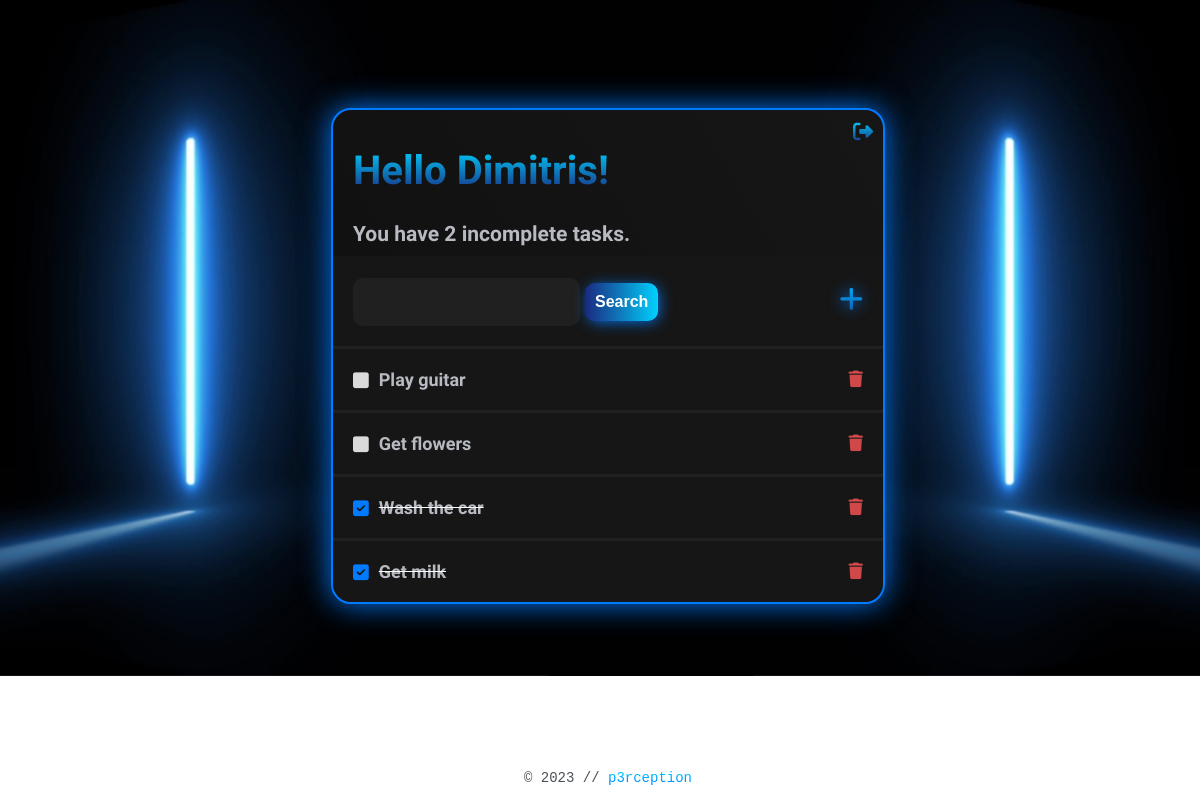
Page / (signed in) on the earlier database version.
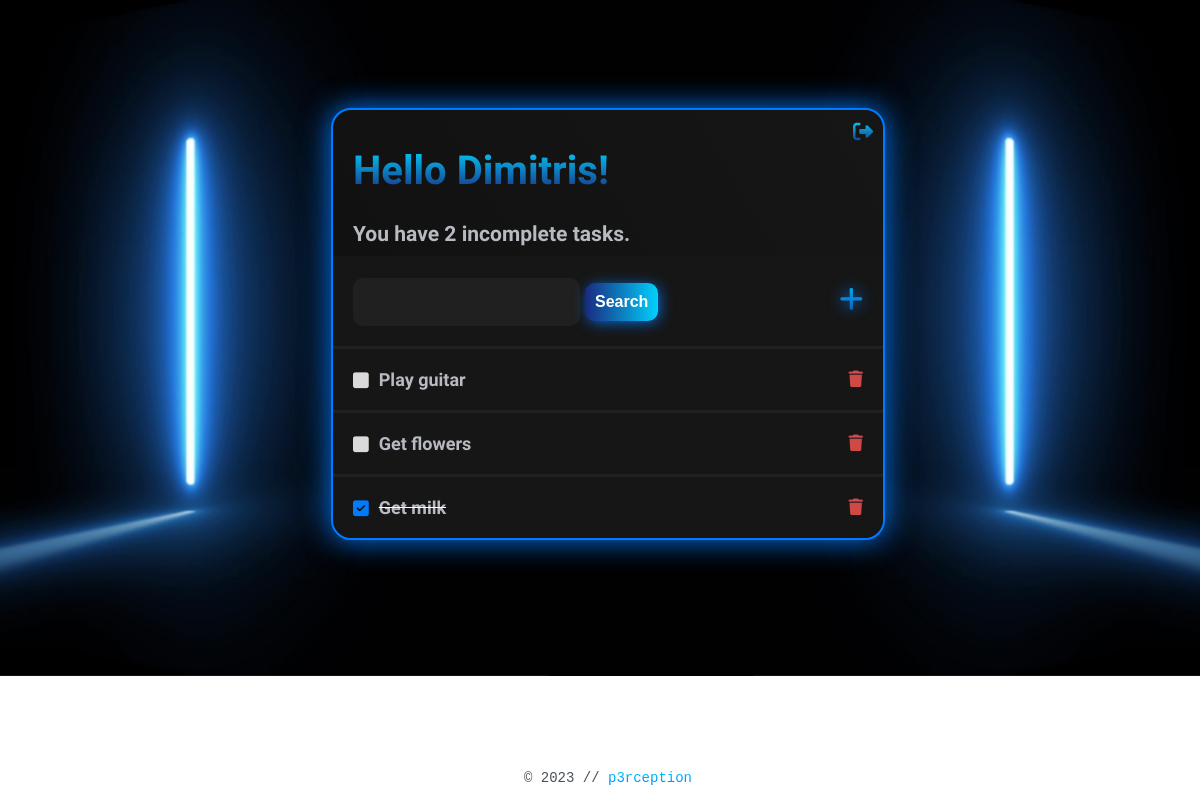
Same page on the later database version.
### base/models.py (models this page shows)
class Task(models.Model):
   user = models.ForeignKey(User, on_delete=models.CASCADE, null=True, blank=True)
   title = models.CharField(max_length=150)
   description = models.TextField(null=True, blank=True)
   complete = models.BooleanField(default=False)
   created = models.DateTimeField(auto_now_add=True)
   def __str__(self):
      return self.title
   class Meta:
      ordering = ['complete']

### base/views.py (the view)
# urls.py: path('', TaskList.as_view(), name='tasks'),
class TaskList(LoginRequiredMixin, ListView):
   model = Task
   context_object_name = 'tasks'
   def get_context_data(self, **kwargs):
      context = super().get_context_data(**kwargs)
      context['tasks'] = context['tasks'].filter(user=self.request.user)
      context['count'] = context['tasks'].filter(complete=False).count()
      search_input = self.request.GET.get('search-area') or ''
      if search_input:
         context['tasks'] = context['tasks'].filter(title__icontains=search_input)
      context['search_input'] = search_input
      return context

### base/templates/base/task_list.html (shortened to what this page needs)
{% extends 'base/main.html' %}
{% block content %}
<div class="header-bar">
  <div>
    <h1>Hello {{request.user|title}}!</h1>
    <h3 style="margin:0">You have {{count}} incomplete task{{count|pluralize:"s"}}.</h3>
  </div>
  {% if request.user.is_authenticated %}
    <form id="logout-form" action="{% url 'logout' %}" method="post" style="display: inline;">
      <a href="#" onclick="document.getElementById('logout-form').submit()">
        <i class="fa-solid fa-right-from-bracket" style="color: white;"></i>
      </a>
    </form>
  {% else %}
    <a href="{% url 'login' %}">Login</a>
  {% endif %}
</div>
<div id="search-add-wrapper">
  <form method="GET" style="margin-top: 2px;display: flex;">
    <input type="text" name="search-area" value="{{search_input}}">
    <input id="searchBtn" class="button" type="submit" value="Search">
  </form>
  <a id="add-link" href="{% url 'task-create' %}">
    <i class="fa-solid fa-plus fa-xs"></i>
  </a>
</div>
<div class="task-items-wrapper">
  {% for task in tasks %}
    <div class="task-wrapper">
      {% if task.complete %}
        <div class="task-title">
          <i class="fa-solid fa-square-check" style="color: #007bff;"></i>
          <s style='text-decoration-color: white;'><a href="{% url 'task-update' task.id %}">{{task}}</a></s>
        </div>
        <a class="delete-link" href="{% url 'task-delete' task.id %}">
          <i class="fa-solid fa-trash fa-xs"></i>
        </a>
        {% else %}
        <div class="task-title">
          <i class="fa-solid fa-square" style="color: #dadada;"></i>
          <a href="{% url 'task-update' task.id %}">{{task}}</a>
        </div>
        <a class="delete-link" href="{% url 'task-delete' task.id %}">
          <i class="fa-solid fa-trash fa-xs"></i>
        </a>
      {% endif %}
    </div>
  {% empty %}
    <h3 style="padding:20px;">No tasks to be done!</h3>
  {% endfor %}
</div>
{% endblock content %}

### base/templates/base/main.html (shortened to what this page needs)
{% load static %}
<!DOCTYPE html>
<html lang="en">
<head>
   <link rel="stylesheet" href="https://cdnjs.cloudflare.com/ajax/libs/font-awesome/6.5.1/css/all.min.css" />
   <link rel="stylesheet" href="{% static 'main.css' %}">
</head>
<body>
   <div class='container'>
      {% block content %}
      {% endblock content %}
   </div>
   <footer>
      <p>&copy; 2023 // <a href=" https://github.com/p3rception" target="_blank">p3rception</a></p>
   </footer>
</body>
</html>

### base/static/main.css (style rules this page uses)
:root { --bg: #111111; --bgSoft: #161616; --text: white; --textSoft: #b7bac1; --textFooter: #777777; --input: #202020; }
body { background-image: url(./images/bg-neon.png); background-size: cover; background-repeat: no-repeat; font-family: 'Afacad', sans-serif; padding-top: 100px; font-size: 18px; width: 100%; }
h1 { font-size: 40px; background: -webkit-linear-gradient(#00d4ff, #1A2980); -webkit-background-clip: text; -webkit-text-fill-color: transparent; }
h3 { color: var(--textSoft); }
a { font-weight: 600; color: #007bff; text-decoration: none; }
p { color: #4b5156; }
.container { border: 2px solid #007bff; max-width: 550px; margin: auto; background-color: var(--bgSoft); border-radius: 20px; box-shadow: 0px 0px 30px 0px #007bff; }
input { outline: none; border: none; }
.header-bar { display: flex; justify-content: space-between; color: var(--text); padding: 10px; padding-left: 20px; border-radius: 20px 20px 0 0; background: linear-gradient(60deg, #111111, #161616); }
.header-bar a { color: white; font-size: 20px; background: -webkit-linear-gradient(#00d4ff, #1A2980); -webkit-background-clip: text; -webkit-text-fill-color: transparent; }
.task-wrapper { display: flex; align-items: center; justify-content: space-between; background-color: var(--bgSoft); border-radius: 0 0 20px 20px; border-top: 3px solid var(--input); overflow: hidden; }
.delete-link { text-decoration: none; font-weight: 900; color: #cf4949; font-size: 22px; line-height: 0; padding: 20px; }
#add-link { text-decoration: none; font-size: 36px; text-shadow: 0px 0px 15px #007bff; cursor: pointer; background: -webkit-linear-gradient(#00d4ff, #1A2980); -webkit-background-clip: text; -webkit-text-fill-color: transparent; }
#search-add-wrapper { display: flex; justify-content: space-between; align-items: center; padding: 20px; }
input[type=text], input[type=password], textarea { font-size: 16px; color: var(--textSoft); background-color: var(--input); border-radius: 10px; padding: 10px; width: 90%; height: auto; }
.button { background-image: linear-gradient(to right, #1A2980 0%, #00d4ff 51%, #1A2980 100%); color: white; background-size: 200% auto; transition: 0.5s; text-align: center; padding: 10px; margin: 5px; font-weight: bold; font-size: 16px; border-radius: 10px; cursor: pointer; text-decoration: none; box-shadow: 2px 2px 15px -2px #007bff; }

Differences in the rows shown:
removed Task: title "Wash the car"
